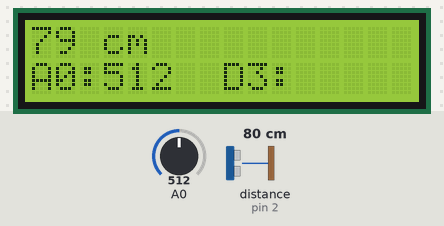
This sketch was run on a simulated Arduino Uno, built with avr-gcc and run on an emulated ATmega328P. Shown: 16×2 character LCD. Wiring (inferred from the names in the program): ultrasonic range finder: trigger pin 3; echo pin 2. Inputs (shaded band) come from the test bench; at power-on: distance to the obstacle (sensor on pin 2) 80 cm, A0 = 512. The echo pulse lasts 58.3 µs per cm.

Above: at 1.2 s.
1.3 s: distance to the obstacle (sensor on pin 2) set to 2 cm
At 1.45 s:
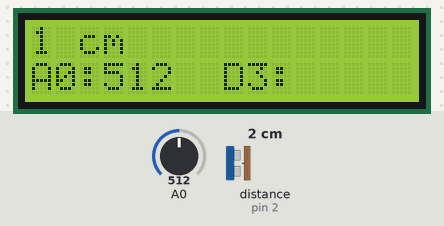
3.7 s: A0 set to 716
At 3.9 s:
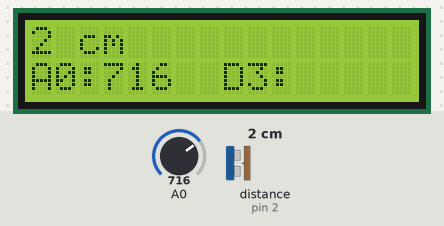
5.2 s: distance to the obstacle (sensor on pin 2) set to 4 cm
At 5.43 s:
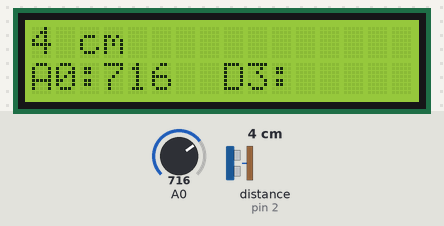
6.7 s: A0 set to 900
At 6.96 s:
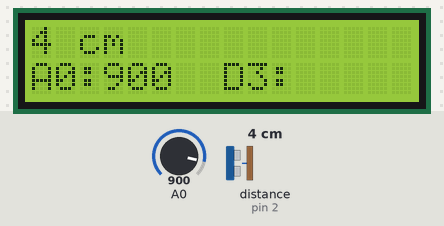
8.3 s: distance to the obstacle (sensor on pin 2) set to 9 cm
At 8.49 s:
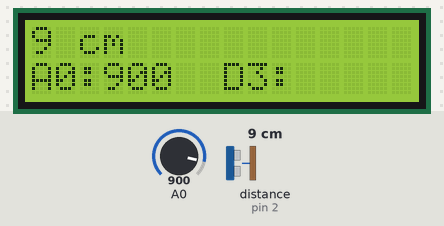
9.8 s: A0 set to 1023
At 10.02 s:
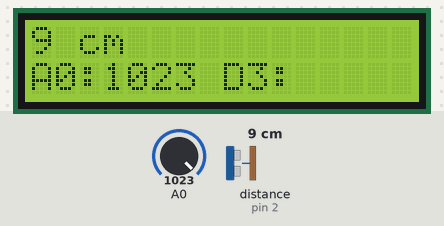

The sketch:

lcdkeypad1602-ultrasonic.ino
```cpp
/* analog/digital input demonstration using DFRobot 16x2 LCD shield
Jacoby Yarrow Jan 2014 */
/*
updated to show potentiometer read from analog1
(the shield modified by adding female pin header)
Ibnu Triyono 1 Jan 2015
*/

#define echoPin 2 // Echo Pin
#define trigPin 3 // Trigger Pin
int maximumRange = 200; // Maximum range needed
int minimumRange = 0; // Minimum range needed
long duration, distance; // Duration used to calculate distance

 #include <LiquidCrystal.h>
 LiquidCrystal lcd(8,9,4,5,6,7);
 int potPin = A1;
 int potVal;
 int perulangan = 0;


void setup() {
  lcd.begin(16, 2);
//  pinMode(3, INPUT);
  pinMode(trigPin, OUTPUT);
  pinMode(echoPin, INPUT);
  pinMode(potPin, INPUT);

}

void loop() {
//  potVal = analogRead(potPin);
//  potVal = map(potVal, 0,1023, 0, 180);
  int distanceVal =  ping();
  lcd.setCursor(0,0);
  lcd.print(distanceVal);
  lcd.print(" cm");
  lcd.setCursor(0,1);
  lcd.print("A0:");//analog input
  lcd.print(analogRead(A0));
  lcd.setCursor(8,1);
  lcd.print("D3:"); //digital input
//  lcd.print(digitalRead(3));

  delay(300); //change delay to change refresh rate
  // refresh halaman
  lcd.setCursor(3,1);
  lcd.print("    ");
  lcd.setCursor(0,0);
  lcd.print("              ");

}
int ping(){
 digitalWrite(trigPin, LOW);
 delayMicroseconds(2);

 digitalWrite(trigPin, HIGH);
 delayMicroseconds(10);

 digitalWrite(trigPin, LOW);
 duration = pulseIn(echoPin, HIGH);

 //Calculate the distance (in cm) based on the speed of sound.
 distance = duration/58.2;
 return distance;
}
```

Measured:
- after the input at 1.3 s, the display: first differs from a run without the input at once (image 1)
- after the input at 3.7 s, the display: first differs from a run without the input after 0.05 s (image 2)
- after the input at 5.2 s, the display: first differs from a run without the input after 0.08 s (image 3)
- after the input at 6.7 s, the display: first differs from a run without the input after 0.11 s (image 4)
- after the input at 8.3 s, the display: first differs from a run without the input at once (image 5)
- after the input at 9.8 s, the display: first differs from a run without the input after 0.07 s (image 6)
